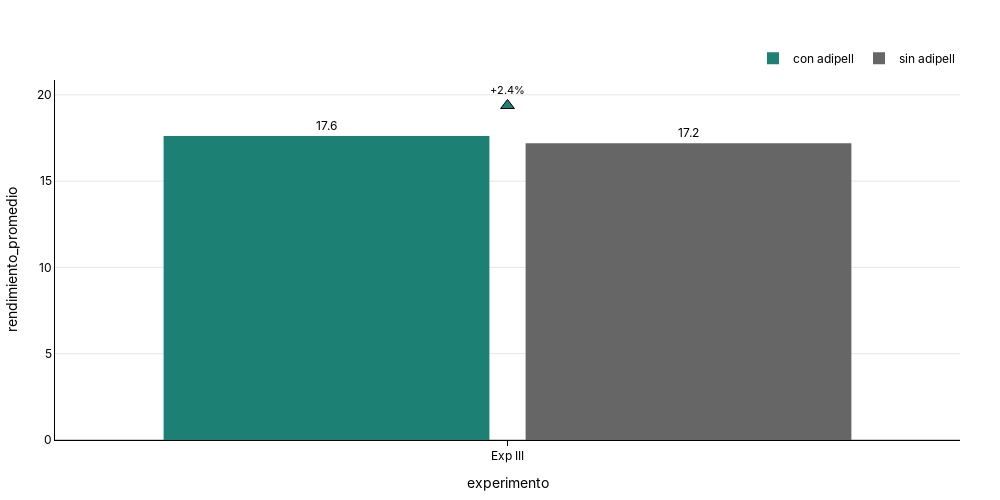

The cell this chart's notebook holds for it:
### Code cell
fig_rendimiento =plot_bar(
df=sultana_group,
x_col="experimento",
y_col="rendimiento_promedio",
group_col="producto",
delta_reference_group='sin adipell',
show_delta=True,
delta_type='pct',
#title="PDI (%)",
)
fig_rendimiento.show()
s3.save_plotly_html(fig_rendimiento, "rendimiento_promedio_sultana.html")

### Figure 1 — Plotly figure (JSON) as saved in the notebook; plotly's stock layout.template omitted (floating-point values rounded to 4 significant figures)
{"data": [{"hovertemplate": "<b>experimento:</b> %{x}<br><b>rendimiento_promedio:</b> %{y:.1f}<br><extra></extra>", "marker": {"color": "#1C8074", "line": {"width": 0}}, "name": "con adipell", "text": [17.62], "textposition": "outside", "texttemplate": "%{text:.1f}", "type": "bar", "x": ["Exp III"], "y": [17.62]}, {"hovertemplate": "<b>experimento:</b> %{x}<br><b>rendimiento_promedio:</b> %{y:.1f}<br><extra></extra>", "marker": {"color": "#666666", "line": {"width": 0}}, "name": "sin adipell", "text": [17.2], "textposition": "outside", "texttemplate": "%{text:.1f}", "type": "bar", "x": ["Exp III"], "y": [17.2]}, {"hoverinfo": "skip", "marker": {"color": ["#1C8074"], "line": {"color": "black", "width": 1}, "size": 12, "symbol": ["triangle-up"]}, "mode": "markers+text", "showlegend": false, "text": ["+2.4%"], "textfont": {"color": "black", "size": 11}, "textposition": "top center", "type": "scatter", "x": ["Exp III"], "y": [19.38]}], "layout": {"bargap": 0.2, "bargroupgap": 0.1, "barmode": "group", "font": {"color": "black", "family": "Inter, Arial, sans-serif"}, "height": 500, "legend": {"orientation": "h", "title": {"text": ""}, "x": 1, "xanchor": "right", "y": 1.02, "yanchor": "bottom"}, "margin": {"b": 40, "l": 40, "r": 40, "t": 80}, "paper_bgcolor": "rgba(0,0,0,0)", "plot_bgcolor": "rgba(0,0,0,0)", "title": {"text": "<b><b>", "x": 0.5, "xanchor": "center", "y": 0.95, "yanchor": "top"}, "width": 1000, "xaxis": {"linecolor": "black", "linewidth": 1, "showline": true, "tickcolor": "black", "ticks": "outside", "title": {"text": "experimento"}}, "yaxis": {"gridcolor": "rgba(0,0,0,0.1)", "linecolor": "black", "linewidth": 1, "showgrid": true, "showline": true, "title": {"text": "rendimiento_promedio"}, "zeroline": true, "zerolinecolor": "rgba(0,0,0,0.2)"}}}
